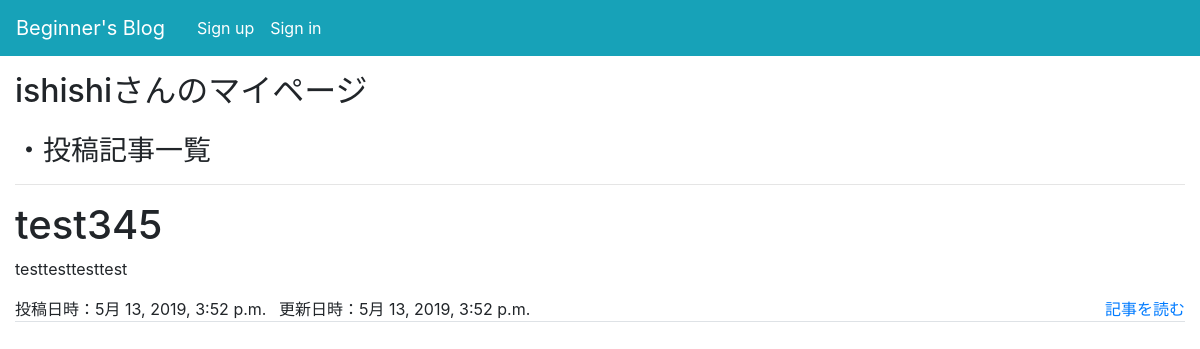
/users/1/, run on an earlier commit of the app's database.
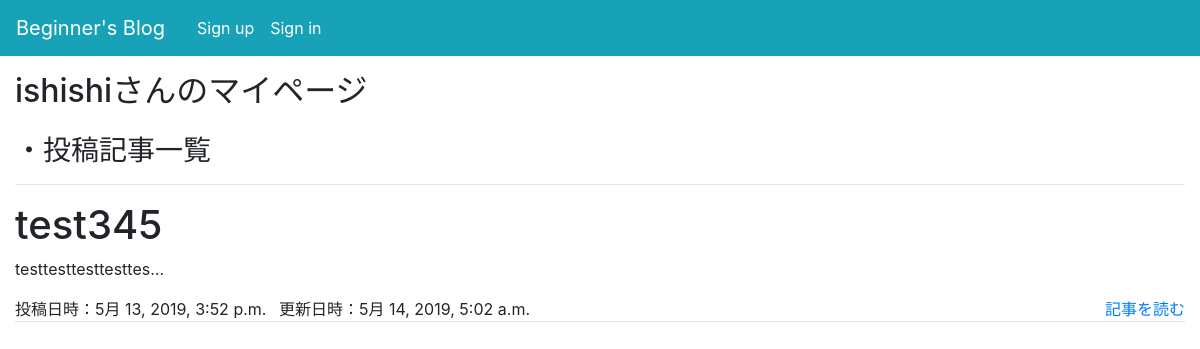
And on a later commit of the database.
### blog/models.py (models this page shows, shortened)
class Post(models.Model):
    user = models.ForeignKey(User, on_delete=models.CASCADE)
    title = models.CharField(max_length = 30)
    text = models.TextField()
    created_datetime = models.DateTimeField(default = timezone.now)
    updated_datetime = models.DateTimeField(auto_now=True)

### blog/views.py (the view)
# urls.py: path('users/<int:pk>/', views.user_detail, name='user_detail'),
def user_detail(request, pk):
    user = get_object_or_404(User, id=pk)
    user_posts = Post.objects.filter(user=pk).order_by('-created_datetime')
    return render(request, 'blog/user_detail.html', {'user': user, 'user_posts': user_posts, 'post_detail': post_detail})

### blog/templates/blog/user_detail.html (shortened to what this page needs)
{% extends 'blog/base.html' %}
{% block main %}
<h2>{{ user.username }}さんのマイページ</h2>
<h3 class="mt-4">・投稿記事一覧</h3>
<hr />
{% for user_post in user_posts %}
<div class="border-bottom">
  <div>
    <h1>{{ user_post.title }}</h1>
    <p>{{ user_post.text | truncatechars:20 }}</p>
    <a>投稿日時：{{ user_post.created_datetime }}</a>
    <a class="ml-2">更新日時：{{ user_post.updated_datetime }}</a>
    <a class="post-detail  float-right" href="{% url 'blog:post_detail'  pk=user_post.pk %}">記事を読む</a>
  </div>
</div>
{% endfor %}
{% endblock %}

What changed in the data, as far as the page shows it:
changed Post "test345": text "testtesttesttest" → "testtesttesttesttes…"; updated_datetime "5月 13, 2019, 3:52 p.m." → "5月 14, 2019, 5:02 a.m."
